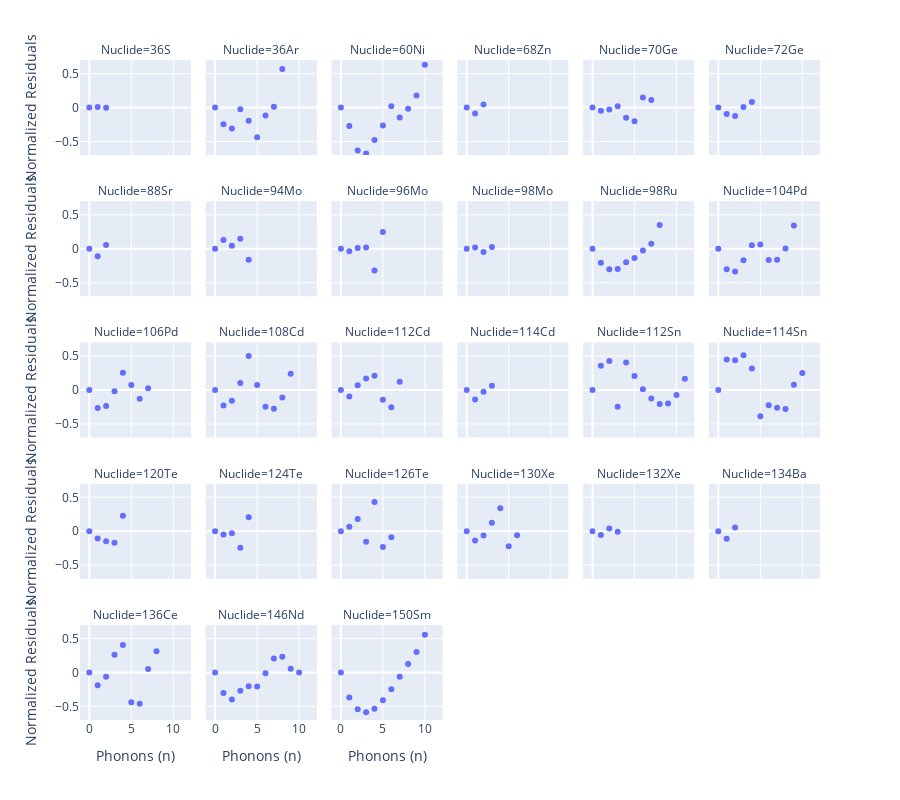

Here is the notebook cell this chart was saved with:
### Code cell
residuals_df = merged.copy()
residuals_df = residuals_df.reset_index()
residuals_df["name"] = residuals_df["a"].astype(str) + residuals_df["symbol"]
residuals_df["residuals"] = residuals_df["energy"] - residuals_df["energy_pred"]
residuals_df["normalized_residuals"] = residuals_df["residuals"] / residuals_df["energy_quantum"]

best_residuals = get_best_r2(residuals_df, 0.985)
fig = px.scatter(best_residuals, x="quanta", y="normalized_residuals", facet_col="name", facet_col_wrap=6, 
                 labels={"quanta": "Phonons (n)", "normalized_residuals": "Normalized Residuals", "name": "Nuclide"},
                 height=800)

fig.update_yaxes(range=[-0.7, 0.7])
fig.show()

### Figure 1 — Plotly figure (JSON) as saved in the notebook; plotly's stock layout.template omitted (floating-point values rounded to 4 significant figures)
{"data": [{"hovertemplate": "Nuclide=36S<br>Phonons (n)=%{x}<br>Normalized Residuals=%{y}<extra></extra>", "legendgroup": "", "marker": {"color": "#636efa", "symbol": "circle"}, "mode": "markers", "name": "", "orientation": "v", "showlegend": false, "type": "scatter", "x": [0, 1, 2], "xaxis": "x25", "y": [0, 0.00826, -0.00413], "yaxis": "y25"}, {"hovertemplate": "Nuclide=36Ar<br>Phonons (n)=%{x}<br>Normalized Residuals=%{y}<extra></extra>", "legendgroup": "", "marker": {"color": "#636efa", "symbol": "circle"}, "mode": "markers", "name": "", "orientation": "v", "showlegend": false, "type": "scatter", "x": [0, 1, 2, 3, 4, 5, 6, 7, 8], "xaxis": "x26", "y": [0, -0.2451, -0.3086, -0.02412, -0.1965, -0.4398, -0.1184, 0.01101, 0.5691], "yaxis": "y26"}, {"hovertemplate": "Nuclide=60Ni<br>Phonons (n)=%{x}<br>Normalized Residuals=%{y}<extra></extra>", "legendgroup": "", "marker": {"color": "#636efa", "symbol": "circle"}, "mode": "markers", "name": "", "orientation": "v", "showlegend": false, "type": "scatter", "x": [0, 1, 2, 3, 4, 5, 6, 7, 8, 9, 10], "xaxis": "x27", "y": [0, -0.2739, -0.6346, -0.6759, -0.4792, -0.2653, 0.01813, -0.1458, -0.01944, 0.1777, 0.6283], "yaxis": "y27"}, {"hovertemplate": "Nuclide=68Zn<br>Phonons (n)=%{x}<br>Normalized Residuals=%{y}<extra></extra>", "legendgroup": "", "marker": {"color": "#636efa", "symbol": "circle"}, "mode": "markers", "name": "", "orientation": "v", "showlegend": false, "type": "scatter", "x": [0, 1, 2], "xaxis": "x28", "y": [0, -0.08885, 0.04443], "yaxis": "y28"}, {"hovertemplate": "Nuclide=70Ge<br>Phonons (n)=%{x}<br>Normalized Residuals=%{y}<extra></extra>", "legendgroup": "", "marker": {"color": "#636efa", "symbol": "circle"}, "mode": "markers", "name": "", "orientation": "v", "showlegend": false, "type": "scatter", "x": [0, 1, 2, 3, 4, 5, 6, 7], "xaxis": "x29", "y": [0, -0.04844, -0.02908, 0.01804, -0.1521, -0.2009, 0.1485, 0.1106], "yaxis": "y29"}, {"hovertemplate": "Nuclide=72Ge<br>Phonons (n)=%{x}<br>Normalized Residuals=%{y}<extra></extra>", "legendgroup": "", "marker": {"color": "#636efa", "symbol": "circle"}, "mode": "markers", "name": "", "orientation": "v", "showlegend": false, "type": "scatter", "x": [0, 1, 2, 3, 4], "xaxis": "x30", "y": [0, -0.09506, -0.1247, 0.007769, 0.0803], "yaxis": "y30"}, {"hovertemplate": "Nuclide=88Sr<br>Phonons (n)=%{x}<br>Normalized Residuals=%{y}<extra></extra>", "legendgroup": "", "marker": {"color": "#636efa", "symbol": "circle"}, "mode": "markers", "name": "", "orientation": "v", "showlegend": false, "type": "scatter", "x": [0, 1, 2], "xaxis": "x19", "y": [0, -0.1087, 0.05435], "yaxis": "y19"}, {"hovertemplate": "Nuclide=94Mo<br>Phonons (n)=%{x}<br>Normalized Residuals=%{y}<extra></extra>", "legendgroup": "", "marker": {"color": "#636efa", "symbol": "circle"}, "mode": "markers", "name": "", "orientation": "v", "showlegend": false, "type": "scatter", "x": [0, 1, 2, 3, 4], "xaxis": "x20", "y": [0, 0.1307, 0.04286, 0.1458, -0.1635], "yaxis": "y20"}, {"hovertemplate": "Nuclide=96Mo<br>Phonons (n)=%{x}<br>Normalized Residuals=%{y}<extra></extra>", "legendgroup": "", "marker": {"color": "#636efa", "symbol": "circle"}, "mode": "markers", "name": "", "orientation": "v", "showlegend": false, "type": "scatter", "x": [0, 1, 2, 3, 4, 5], "xaxis": "x21", "y": [0, -0.03805, 0.01255, 0.01695, -0.3185, 0.2472], "yaxis": "y21"}, {"hovertemplate": "Nuclide=98Mo<br>Phonons (n)=%{x}<br>Normalized Residuals=%{y}<extra></extra>", "legendgroup": "", "marker": {"color": "#636efa", "symbol": "circle"}, "mode": "markers", "name": "", "orientation": "v", "showlegend": false, "type": "scatter", "x": [0, 1, 2, 3], "xaxis": "x22", "y": [0, 0.01707, -0.04946, 0.02728], "yaxis": "y22"}, {"hovertemplate": "Nuclide=98Ru<br>Phonons (n)=%{x}<br>Normalized Residuals=%{y}<extra></extra>", "legendgroup": "", "marker": {"color": "#636efa", "symbol": "circle"}, "mode": "markers", "name": "", "orientation": "v", "showlegend": false, "type": "scatter", "x": [0, 1, 2, 3, 4, 5, 6, 7, 8], "xaxis": "x23", "y": [0, -0.2068, -0.3007, -0.2981, -0.1992, -0.136, -0.02515, 0.07439, 0.3512], "yaxis": "y23"}, {"hovertemplate": "Nuclide=104Pd<br>Phonons (n)=%{x}<br>Normalized Residuals=%{y}<extra></extra>", "legendgroup": "", "marker": {"color": "#636efa", "symbol": "circle"}, "mode": "markers", "name": "", "orientation": "v", "showlegend": false, "type": "scatter", "x": [0, 1, 2, 3, 4, 5, 6, 7, 8, 9], "xaxis": "x24", "y": [0, -0.3005, -0.3342, -0.1689, 0.05339, 0.06324, -0.1667, -0.1635, 0.002188, 0.3414], "yaxis": "y24"}, {"hovertemplate": "Nuclide=106Pd<br>Phonons (n)=%{x}<br>Normalized Residuals=%{y}<extra></extra>", "legendgroup": "", "marker": {"color": "#636efa", "symbol": "circle"}, "mode": "markers", "name": "", "orientation": "v", "showlegend": false, "type": "scatter", "x": [0, 1, 2, 3, 4, 5, 6, 7], "xaxis": "x13", "y": [0, -0.2651, -0.235, -0.01793, 0.2541, 0.07323, -0.1296, 0.02629], "yaxis": "y13"}, {"hovertemplate": "Nuclide=108Cd<br>Phonons (n)=%{x}<br>Normalized Residuals=%{y}<extra></extra>", "legendgroup": "", "marker": {"color": "#636efa", "symbol": "circle"}, "mode": "markers", "name": "", "orientation": "v", "showlegend": false, "type": "scatter", "x": [0, 1, 2, 3, 4, 5, 6, 7, 8, 9], "xaxis": "x14", "y": [0, -0.2267, -0.1572, 0.1047, 0.4997, 0.07312, -0.2475, -0.2778, -0.1095, 0.2409], "yaxis": "y14"}, {"hovertemplate": "Nuclide=112Cd<br>Phonons (n)=%{x}<br>Normalized Residuals=%{y}<extra></extra>", "legendgroup": "", "marker": {"color": "#636efa", "symbol": "circle"}, "mode": "markers", "name": "", "orientation": "v", "showlegend": false, "type": "scatter", "x": [0, 1, 2, 3, 4, 5, 6, 7], "xaxis": "x15", "y": [0, -0.09732, 0.06914, 0.1688, 0.2115, -0.1433, -0.254, 0.1211], "yaxis": "y15"}, {"hovertemplate": "Nuclide=114Cd<br>Phonons (n)=%{x}<br>Normalized Residuals=%{y}<extra></extra>", "legendgroup": "", "marker": {"color": "#636efa", "symbol": "circle"}, "mode": "markers", "name": "", "orientation": "v", "showlegend": false, "type": "scatter", "x": [0, 1, 2, 3], "xaxis": "x16", "y": [0, -0.1405, -0.02433, 0.06307], "yaxis": "y16"}, {"hovertemplate": "Nuclide=112Sn<br>Phonons (n)=%{x}<br>Normalized Residuals=%{y}<extra></extra>", "legendgroup": "", "marker": {"color": "#636efa", "symbol": "circle"}, "mode": "markers", "name": "", "orientation": "v", "showlegend": false, "type": "scatter", "x": [0, 1, 2, 3, 4, 5, 6, 7, 8, 9, 10, 11], "xaxis": "x17", "y": [0, 0.3578, 0.4282, -0.2457, 0.4056, 0.207, 0.01188, -0.1253, -0.2055, -0.1976, -0.07445, 0.1671], "yaxis": "y17"}, {"hovertemplate": "Nuclide=114Sn<br>Phonons (n)=%{x}<br>Normalized Residuals=%{y}<extra></extra>", "legendgroup": "", "marker": {"color": "#636efa", "symbol": "circle"}, "mode": "markers", "name": "", "orientation": "v", "showlegend": false, "type": "scatter", "x": [0, 1, 2, 3, 4, 5, 6, 7, 8, 9, 10], "xaxis": "x18", "y": [0, 0.4491, 0.4387, 0.5114, 0.3157, -0.3851, -0.2235, -0.2605, -0.2793, 0.07741, 0.2504], "yaxis": "y18"}, {"hovertemplate": "Nuclide=120Te<br>Phonons (n)=%{x}<br>Normalized Residuals=%{y}<extra></extra>", "legendgroup": "", "marker": {"color": "#636efa", "symbol": "circle"}, "mode": "markers", "name": "", "orientation": "v", "showlegend": false, "type": "scatter", "x": [0, 1, 2, 3, 4], "xaxis": "x7", "y": [0, -0.1068, -0.1488, -0.1692, 0.228], "yaxis": "y7"}, {"hovertemplate": "Nuclide=124Te<br>Phonons (n)=%{x}<br>Normalized Residuals=%{y}<extra></extra>", "legendgroup": "", "marker": {"color": "#636efa", "symbol": "circle"}, "mode": "markers", "name": "", "orientation": "v", "showlegend": false, "type": "scatter", "x": [0, 1, 2, 3, 4], "xaxis": "x8", "y": [0, -0.04825, -0.0284, -0.2414, 0.2073], "yaxis": "y8"}, {"hovertemplate": "Nuclide=126Te<br>Phonons (n)=%{x}<br>Normalized Residuals=%{y}<extra></extra>", "legendgroup": "", "marker": {"color": "#636efa", "symbol": "circle"}, "mode": "markers", "name": "", "orientation": "v", "showlegend": false, "type": "scatter", "x": [0, 1, 2, 3, 4, 5, 6], "xaxis": "x9", "y": [0, 0.06777, 0.1815, -0.1537, 0.4325, -0.2327, -0.08938], "yaxis": "y9"}, {"hovertemplate": "Nuclide=130Xe<br>Phonons (n)=%{x}<br>Normalized Residuals=%{y}<extra></extra>", "legendgroup": "", "marker": {"color": "#636efa", "symbol": "circle"}, "mode": "markers", "name": "", "orientation": "v", "showlegend": false, "type": "scatter", "x": [0, 1, 2, 3, 4, 5, 6], "xaxis": "x10", "y": [0, -0.1379, -0.06281, 0.1264, 0.3371, -0.22, -0.06071], "yaxis": "y10"}, {"hovertemplate": "Nuclide=132Xe<br>Phonons (n)=%{x}<br>Normalized Residuals=%{y}<extra></extra>", "legendgroup": "", "marker": {"color": "#636efa", "symbol": "circle"}, "mode": "markers", "name": "", "orientation": "v", "showlegend": false, "type": "scatter", "x": [0, 1, 2, 3], "xaxis": "x11", "y": [0, -0.05423, 0.04012, -0.008669], "yaxis": "y11"}, {"hovertemplate": "Nuclide=134Ba<br>Phonons (n)=%{x}<br>Normalized Residuals=%{y}<extra></extra>", "legendgroup": "", "marker": {"color": "#636efa", "symbol": "circle"}, "mode": "markers", "name": "", "orientation": "v", "showlegend": false, "type": "scatter", "x": [0, 1, 2], "xaxis": "x12", "y": [0, -0.1122, 0.05612], "yaxis": "y12"}, {"hovertemplate": "Nuclide=136Ce<br>Phonons (n)=%{x}<br>Normalized Residuals=%{y}<extra></extra>", "legendgroup": "", "marker": {"color": "#636efa", "symbol": "circle"}, "mode": "markers", "name": "", "orientation": "v", "showlegend": false, "type": "scatter", "x": [0, 1, 2, 3, 4, 5, 6, 7, 8], "xaxis": "x", "y": [0, -0.1866, -0.06436, 0.2616, 0.4045, -0.4399, -0.46, 0.05174, 0.3137], "yaxis": "y"}, {"hovertemplate": "Nuclide=146Nd<br>Phonons (n)=%{x}<br>Normalized Residuals=%{y}<extra></extra>", "legendgroup": "", "marker": {"color": "#636efa", "symbol": "circle"}, "mode": "markers", "name": "", "orientation": "v", "showlegend": false, "type": "scatter", "x": [0, 1, 2, 3, 4, 5, 6, 7, 8, 9, 10], "xaxis": "x2", "y": [0, -0.3033, -0.3986, -0.2676, -0.2015, -0.2048, -0.009933, 0.2058, 0.2321, 0.05631, -0.001159], "yaxis": "y2"}, {"hovertemplate": "Nuclide=150Sm<br>Phonons (n)=%{x}<br>Normalized Residuals=%{y}<extra></extra>", "legendgroup": "", "marker": {"color": "#636efa", "symbol": "circle"}, "mode": "markers", "name": "", "orientation": "v", "showlegend": false, "type": "scatter", "x": [0, 1, 2, 3, 4, 5, 6, 7, 8, 9, 10], "xaxis": "x3", "y": [0, -0.3697, -0.5404, -0.5862, -0.5329, -0.4077, -0.2466, -0.06225, 0.1266, 0.303, 0.5554], "yaxis": "y3"}], "layout": {"annotations": [{"font": {}, "showarrow": false, "text": "Nuclide=136Ce", "x": 0.075, "xanchor": "center", "xref": "paper", "y": 0.144, "yanchor": "bottom", "yref": "paper"}, {"font": {}, "showarrow": false, "text": "Nuclide=146Nd", "x": 0.245, "xanchor": "center", "xref": "paper", "y": 0.144, "yanchor": "bottom", "yref": "paper"}, {"font": {}, "showarrow": false, "text": "Nuclide=150Sm", "x": 0.415, "xanchor": "center", "xref": "paper", "y": 0.144, "yanchor": "bottom", "yref": "paper"}, {"font": {}, "showarrow": false, "text": "Nuclide=120Te", "x": 0.075, "xanchor": "center", "xref": "paper", "y": 0.358, "yanchor": "bottom", "yref": "paper"}, {"font": {}, "showarrow": false, "text": "Nuclide=124Te", "x": 0.245, "xanchor": "center", "xref": "paper", "y": 0.358, "yanchor": "bottom", "yref": "paper"}, {"font": {}, "showarrow": false, "text": "Nuclide=126Te", "x": 0.415, "xanchor": "center", "xref": "paper", "y": 0.358, "yanchor": "bottom", "yref": "paper"}, {"font": {}, "showarrow": false, "text": "Nuclide=130Xe", "x": 0.585, "xanchor": "center", "xref": "paper", "y": 0.358, "yanchor": "bottom", "yref": "paper"}, {"font": {}, "showarrow": false, "text": "Nuclide=132Xe", "x": 0.755, "xanchor": "center", "xref": "paper", "y": 0.358, "yanchor": "bottom", "yref": "paper"}, {"font": {}, "showarrow": false, "text": "Nuclide=134Ba", "x": 0.925, "xanchor": "center", "xref": "paper", "y": 0.358, "yanchor": "bottom", "yref": "paper"}, {"font": {}, "showarrow": false, "text": "Nuclide=106Pd", "x": 0.075, "xanchor": "center", "xref": "paper", "y": 0.572, "yanchor": "bottom", "yref": "paper"}, {"font": {}, "showarrow": false, "text": "Nuclide=108Cd", "x": 0.245, "xanchor": "center", "xref": "paper", "y": 0.572, "yanchor": "bottom", "yref": "paper"}, {"font": {}, "showarrow": false, "text": "Nuclide=112Cd", "x": 0.415, "xanchor": "center", "xref": "paper", "y": 0.572, "yanchor": "bottom", "yref": "paper"}, {"font": {}, "showarrow": false, "text": "Nuclide=114Cd", "x": 0.585, "xanchor": "center", "xref": "paper", "y": 0.572, "yanchor": "bottom", "yref": "paper"}, {"font": {}, "showarrow": false, "text": "Nuclide=112Sn", "x": 0.755, "xanchor": "center", "xref": "paper", "y": 0.572, "yanchor": "bottom", "yref": "paper"}, {"font": {}, "showarrow": false, "text": "Nuclide=114Sn", "x": 0.925, "xanchor": "center", "xref": "paper", "y": 0.572, "yanchor": "bottom", "yref": "paper"}, {"font": {}, "showarrow": false, "text": "Nuclide=88Sr", "x": 0.075, "xanchor": "center", "xref": "paper", "y": 0.786, "yanchor": "bottom", "yref": "paper"}, {"font": {}, "showarrow": false, "text": "Nuclide=94Mo", "x": 0.245, "xanchor": "center", "xref": "paper", "y": 0.786, "yanchor": "bottom", "yref": "paper"}, {"font": {}, "showarrow": false, "text": "Nuclide=96Mo", "x": 0.415, "xanchor": "center", "xref": "paper", "y": 0.786, "yanchor": "bottom", "yref": "paper"}, {"font": {}, "showarrow": false, "text": "Nuclide=98Mo", "x": 0.585, "xanchor": "center", "xref": "paper", "y": 0.786, "yanchor": "bottom", "yref": "paper"}, {"font": {}, "showarrow": false, "text": "Nuclide=98Ru", "x": 0.755, "xanchor": "center", "xref": "paper", "y": 0.786, "yanchor": "bottom", "yref": "paper"}, {"font": {}, "showarrow": false, "text": "Nuclide=104Pd", "x": 0.925, "xanchor": "center", "xref": "paper", "y": 0.786, "yanchor": "bottom", "yref": "paper"}, {"font": {}, "showarrow": false, "text": "Nuclide=36S", "x": 0.075, "xanchor": "center", "xref": "paper", "y": 1, "yanchor": "bottom", "yref": "paper"}, {"font": {}, "showarrow": false, "text": "Nuclide=36Ar", "x": 0.245, "xanchor": "center", "xref": "paper", "y": 1, "yanchor": "bottom", "yref": "paper"}, {"font": {}, "showarrow": false, "text": "Nuclide=60Ni", "x": 0.415, "xanchor": "center", "xref": "paper", "y": 1, "yanchor": "bottom", "yref": "paper"}, {"font": {}, "showarrow": false, "text": "Nuclide=68Zn", "x": 0.585, "xanchor": "center", "xref": "paper", "y": 1, "yanchor": "bottom", "yref": "paper"}, {"font": {}, "showarrow": false, "text": "Nuclide=70Ge", "x": 0.755, "xanchor": "center", "xref": "paper", "y": 1, "yanchor": "bottom", "yref": "paper"}, {"font": {}, "showarrow": false, "text": "Nuclide=72Ge", "x": 0.925, "xanchor": "center", "xref": "paper", "y": 1, "yanchor": "bottom", "yref": "paper"}], "height": 800, "legend": {"tracegroupgap": 0}, "margin": {"t": 60}, "xaxis": {"anchor": "y", "domain": [0, 0.15], "title": {"text": "Phonons (n)"}}, "xaxis10": {"anchor": "y10", "domain": [0.51, 0.66], "matches": "x", "showticklabels": false}, "xaxis11": {"anchor": "y11", "domain": [0.68, 0.83], "matches": "x", "showticklabels": false}, "xaxis12": {"anchor": "y12", "domain": [0.85, 1], "matches": "x", "showticklabels": false}, "xaxis13": {"anchor": "y13", "domain": [0, 0.15], "matches": "x", "showticklabels": false}, "xaxis14": {"anchor": "y14", "domain": [0.17, 0.32], "matches": "x", "showticklabels": false}, "xaxis15": {"anchor": "y15", "domain": [0.34, 0.49], "matches": "x", "showticklabels": false}, "xaxis16": {"anchor": "y16", "domain": [0.51, 0.66], "matches": "x", "showticklabels": false}, "xaxis17": {"anchor": "y17", "domain": [0.68, 0.83], "matches": "x", "showticklabels": false}, "xaxis18": {"anchor": "y18", "domain": [0.85, 1], "matches": "x", "showticklabels": false}, "xaxis19": {"anchor": "y19", "domain": [0, 0.15], "matches": "x", "showticklabels": false}, "xaxis2": {"anchor": "y2", "domain": [0.17, 0.32], "matches": "x", "title": {"text": "Phonons (n)"}}, "xaxis20": {"anchor": "y20", "domain": [0.17, 0.32], "matches": "x", "showticklabels": false}, "xaxis21": {"anchor": "y21", "domain": [0.34, 0.49], "matches": "x", "showticklabels": false}, "xaxis22": {"anchor": "y22", "domain": [0.51, 0.66], "matches": "x", "showticklabels": false}, "xaxis23": {"anchor": "y23", "domain": [0.68, 0.83], "matches": "x", "showticklabels": false}, "xaxis24": {"anchor": "y24", "domain": [0.85, 1], "matches": "x", "showticklabels": false}, "xaxis25": {"anchor": "y25", "domain": [0, 0.15], "matches": "x", "showticklabels": false}, "xaxis26": {"anchor": "y26", "domain": [0.17, 0.32], "matches": "x", "showticklabels": false}, "xaxis27": {"anchor": "y27", "domain": [0.34, 0.49], "matches": "x", "showticklabels": false}, "xaxis28": {"anchor": "y28", "domain": [0.51, 0.66], "matches": "x", "showticklabels": false}, "xaxis29": {"anchor": "y29", "domain": [0.68, 0.83], "matches": "x", "showticklabels": false}, "xaxis3": {"anchor": "y3", "domain": [0.34, 0.49], "matches": "x", "title": {"text": "Phonons (n)"}}, "xaxis30": {"anchor": "y30", "domain": [0.85, 1], "matches": "x", "showticklabels": false}, "xaxis4": {"anchor": "y4", "domain": [0.51, 0.66], "matches": "x", "title": {"text": "Phonons (n)"}}, "xaxis5": {"anchor": "y5", "domain": [0.68, 0.83], "matches": "x", "title": {"text": "Phonons (n)"}}, "xaxis6": {"anchor": "y6", "domain": [0.85, 1], "matches": "x", "title": {"text": "Phonons (n)"}}, "xaxis7": {"anchor": "y7", "domain": [0, 0.15], "matches": "x", "showticklabels": false}, "xaxis8": {"anchor": "y8", "domain": [0.17, 0.32], "matches": "x", "showticklabels": false}, "xaxis9": {"anchor": "y9", "domain": [0.34, 0.49], "matches": "x", "showticklabels": false}, "yaxis": {"anchor": "x", "domain": [0, 0.144], "range": [-0.7, 0.7], "title": {"text": "Normalized Residuals"}}, "yaxis10": {"anchor": "x10", "domain": [0.214, 0.358], "matches": "y", "range": [-0.7, 0.7], "showticklabels": false}, "yaxis11": {"anchor": "x11", "domain": [0.214, 0.358], "matches": "y", "range": [-0.7, 0.7], "showticklabels": false}, "yaxis12": {"anchor": "x12", "domain": [0.214, 0.358], "matches": "y", "range": [-0.7, 0.7], "showticklabels": false}, "yaxis13": {"anchor": "x13", "domain": [0.428, 0.572], "matches": "y", "range": [-0.7, 0.7], "title": {"text": "Normalized Residuals"}}, "yaxis14": {"anchor": "x14", "domain": [0.428, 0.572], "matches": "y", "range": [-0.7, 0.7], "showticklabels": false}, "yaxis15": {"anchor": "x15", "domain": [0.428, 0.572], "matches": "y", "range": [-0.7, 0.7], "showticklabels": false}, "yaxis16": {"anchor": "x16", "domain": [0.428, 0.572], "matches": "y", "range": [-0.7, 0.7], "showticklabels": false}, "yaxis17": {"anchor": "x17", "domain": [0.428, 0.572], "matches": "y", "range": [-0.7, 0.7], "showticklabels": false}, "yaxis18": {"anchor": "x18", "domain": [0.428, 0.572], "matches": "y", "range": [-0.7, 0.7], "showticklabels": false}, "yaxis19": {"anchor": "x19", "domain": [0.642, 0.786], "matches": "y", "range": [-0.7, 0.7], "title": {"text": "Normalized Residuals"}}, "yaxis2": {"anchor": "x2", "domain": [0, 0.144], "matches": "y", "range": [-0.7, 0.7], "showticklabels": false}, "yaxis20": {"anchor": "x20", "domain": [0.642, 0.786], "matches": "y", "range": [-0.7, 0.7], "showticklabels": false}, "yaxis21": {"anchor": "x21", "domain": [0.642, 0.786], "matches": "y", "range": [-0.7, 0.7], "showticklabels": false}, "yaxis22": {"anchor": "x22", "domain": [0.642, 0.786], "matches": "y", "range": [-0.7, 0.7], "showticklabels": false}, "yaxis23": {"anchor": "x23", "domain": [0.642, 0.786], "matches": "y", "range": [-0.7, 0.7], "showticklabels": false}, "yaxis24": {"anchor": "x24", "domain": [0.642, 0.786], "matches": "y", "range": [-0.7, 0.7], "showticklabels": false}, "yaxis25": {"anchor": "x25", "domain": [0.856, 1], "matches": "y", "range": [-0.7, 0.7], "title": {"text": "Normalized Residuals"}}, "yaxis26": {"anchor": "x26", "domain": [0.856, 1], "matches": "y", "range": [-0.7, 0.7], "showticklabels": false}, "yaxis27": {"anchor": "x27", "domain": [0.856, 1], "matches": "y", "range": [-0.7, 0.7], "showticklabels": false}, "yaxis28": {"anchor": "x28", "domain": [0.856, 1], "matches": "y", "range": [-0.7, 0.7], "showticklabels": false}, "yaxis29": {"anchor": "x29", "domain": [0.856, 1], "matches": "y", "range": [-0.7, 0.7], "showticklabels": false}, "yaxis3": {"anchor": "x3", "domain": [0, 0.144], "matches": "y", "range": [-0.7, 0.7], "showticklabels": false}, "yaxis30": {"anchor": "x30", "domain": [0.856, 1], "matches": "y", "range": [-0.7, 0.7], "showticklabels": false}, "yaxis4": {"anchor": "x4", "domain": [0, 0.144], "matches": "y", "range": [-0.7, 0.7], "showticklabels": false}, "yaxis5": {"anchor": "x5", "domain": [0, 0.144], "matches": "y", "range": [-0.7, 0.7], "showticklabels": false}, "yaxis6": {"anchor": "x6", "domain": [0, 0.144], "matches": "y", "range": [-0.7, 0.7], "showticklabels": false}, "yaxis7": {"anchor": "x7", "domain": [0.214, 0.358], "matches": "y", "range": [-0.7, 0.7], "title": {"text": "Normalized Residuals"}}, "yaxis8": {"anchor": "x8", "domain": [0.214, 0.358], "matches": "y", "range": [-0.7, 0.7], "showticklabels": false}, "yaxis9": {"anchor": "x9", "domain": [0.214, 0.358], "matches": "y", "range": [-0.7, 0.7], "showticklabels": false}}}
